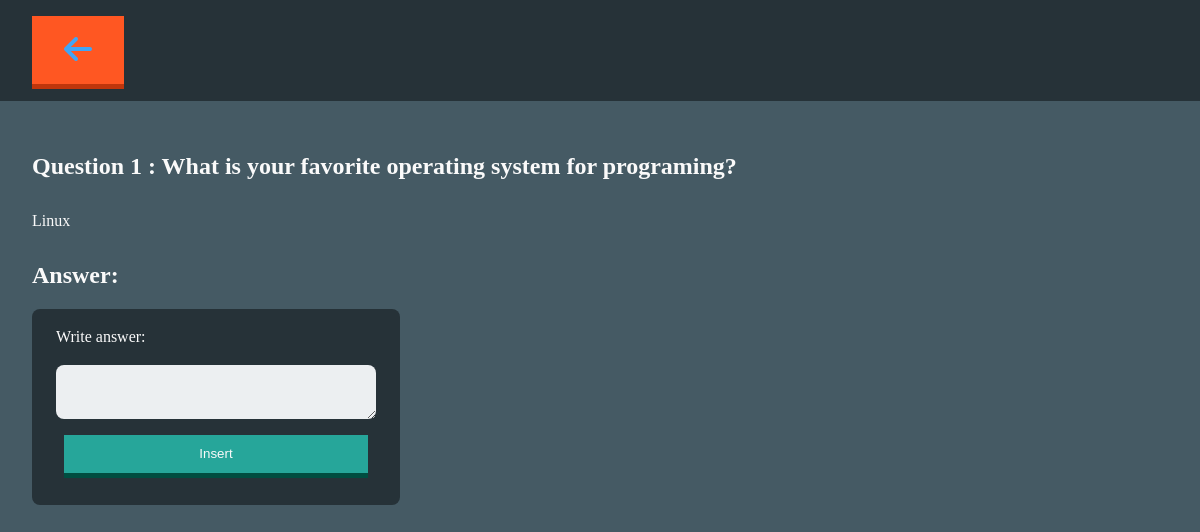
Screenshot of /app/question_detail.php?id=1 with the database file from the repository.
### tables this page shows
CREATE TABLE  answers(
	id_answer INTEGER NOT NULL auto_increment,
	text varchar(100) NOT NULL,
	votes int NOT NULL ,
    id_question int NOT NULL,
	PRIMARY KEY (id_answer),
    CONSTRAINT FK_question FOREIGN KEY (id_question) REFERENCES questions(id_question)
);

CREATE TABLE questions(
	id_question INTEGER NOT NULL auto_increment,
	text VARCHAR(1000) NOT NULL,
	PRIMARY KEY (id_question)
);

### app/question_detail.php (the view, shortened to what this page needs)
<!DOCTYPE html>
<html lang="en">
<head>
    <link rel="stylesheet" href="./css/php_style.css">
    <link rel="stylesheet" href="https://cdnjs.cloudflare.com/ajax/libs/font-awesome/6.2.1/css/all.min.css" />
</head>
<body>
    <header><a href="index.php" class="back"><i class="fa-solid fa-arrow-left"></i></a></header>
    <section>
        <?php
        $conn = new mysqli($servername, $username, $password, $dbname);
        $id = $conn->real_escape_string($_GET["id"]);
        $sql_query = "SELECT id_answer, a.text as answer_text, votes, a.id_question,q.text as q_text  FROM answers a left join questions as q ON a.id_question = q.id_question WHERE a.id_question = '$id';";
        $conn->query("SET NAMES 'utf8'");
        if ($result = $conn->query($sql_query) or die($conn->error)) {
            $title = 0;
            while ($line = $result->fetch_array(MYSQLI_ASSOC)) {
                if ($title === 0) {
                    echo "<h1>Question " . $id . " : " . $line["q_text"] . "</h1>";
                    $title++;
                }
                echo "<p>" . $line["answer_text"] . "</p>";
            }
        } else {
            echo "Error: " . $sql_query . "<br>" . $conn->error;
        }
        ?>
        <h2>Answer:</h2>
        <form method="POST">
            <label for="text-answer">Write answer:</label>
            <textarea name="text" id="text-answer"></textarea>
            <input type="submit" value="Insert">
        </form>
    </section>
</body>
</html>

### app/css/php_style.css (style rules this page uses)
:root { --section-space: 3rem; --text-color: #fafafa; --fields-text-color: #263238; --fields-color: #ECEFF1; --header-background-color: #263238; --link-color: #42A5F5; }
body { background-color: #455A64; color: var(--text-color); margin: 0; padding: 0; }
header { background-color: var(--header-background-color); padding: 2rem; }
section { margin-bottom: var(--section-space); padding: 2rem; }
p { margin-top: 2rem; margin-bottom: 2rem; }
a.back { color: var(--link-color); font-size: 2rem; }
a { background-color: #FF5722; box-shadow: 0 5px 0 #BF360C; color: var(--text-color); padding: 0.5em 1em; text-decoration: none; text-transform: uppercase; }
form { display: inline-flex; flex-direction: column; background-color: #263238; padding: 1rem; border-radius: 0.5rem; }
form>* { box-sizing: border-box; line-height: 1.5rem; margin-right: 0.5rem; margin-left: 0.5rem; }
label { white-space: nowrap; padding-bottom: 1rem; }
form input[type=text], textarea { width: 20rem; min-width: 10rem; max-width: 50rem; min-height: 2rem; border: 0 !important; border-radius: 0.5rem; color: var(--fields-text-color); background-color: var(--fields-color); padding: 0.2rem; }
input[type=submit] { border: none; margin: 1rem; background-color: #26A69A; box-shadow: 0 5px 0 #004D40; color: var(--text-color); padding: 0.5em 1em; cursor: pointer; }

### rows the page displays
answers: id_question.text "What is your favorite operating system for programing?", text "Linux"
